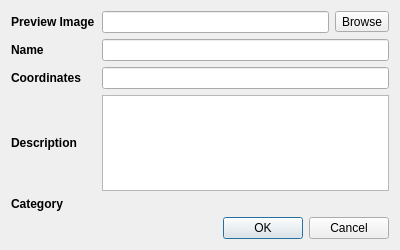
<?xml version="1.0" encoding="UTF-8"?>
<ui version="4.0">
 <class>TargetMaker</class>
 <widget class="QDialog" name="TargetMaker">
  <property name="geometry">
   <rect>
    <x>0</x>
    <y>0</y>
    <width>400</width>
    <height>250</height>
   </rect>
  </property>
  <property name="windowTitle">
   <string>Dialog</string>
  </property>
  <layout class="QVBoxLayout" name="verticalLayout">
   <item>
    <layout class="QHBoxLayout" name="horizontalLayout">
     <item>
      <widget class="QLabel" name="imageLabel">
       <property name="minimumSize">
        <size>
         <width>85</width>
         <height>0</height>
        </size>
       </property>
       <property name="font">
        <font>
         <weight>75</weight>
         <bold>true</bold>
        </font>
       </property>
       <property name="text">
        <string>Preview Image</string>
       </property>
      </widget>
     </item>
     <item>
      <widget class="QLineEdit" name="fileInput"/>
     </item>
     <item>
      <widget class="QToolButton" name="toolButton">
       <property name="text">
        <string>Browse</string>
       </property>
      </widget>
     </item>
    </layout>
   </item>
   <item>
    <layout class="QHBoxLayout" name="nameContainer">
     <item>
      <widget class="QLabel" name="nameLabel">
       <property name="minimumSize">
        <size>
         <width>85</width>
         <height>0</height>
        </size>
       </property>
       <property name="font">
        <font>
         <weight>75</weight>
         <bold>true</bold>
        </font>
       </property>
       <property name="text">
        <string>Name</string>
       </property>
      </widget>
     </item>
     <item>
      <widget class="QLineEdit" name="nameInput"/>
     </item>
    </layout>
   </item>
   <item>
    <layout class="QHBoxLayout" name="coordinateContainer">
     <item>
      <widget class="QLabel" name="coordinateLabel">
       <property name="minimumSize">
        <size>
         <width>85</width>
         <height>0</height>
        </size>
       </property>
       <property name="font">
        <font>
         <weight>75</weight>
         <bold>true</bold>
        </font>
       </property>
       <property name="text">
        <string>Coordinates</string>
       </property>
      </widget>
     </item>
     <item>
      <widget class="QLineEdit" name="coordinateInput"/>
     </item>
    </layout>
   </item>
   <item>
    <layout class="QHBoxLayout" name="descriptionContainer">
     <item>
      <widget class="QLabel" name="descriptionLabel">
       <property name="minimumSize">
        <size>
         <width>85</width>
         <height>0</height>
        </size>
       </property>
       <property name="font">
        <font>
         <weight>75</weight>
         <bold>true</bold>
        </font>
       </property>
       <property name="text">
        <string>Description</string>
       </property>
      </widget>
     </item>
     <item>
      <widget class="QTextEdit" name="descriptionInput"/>
     </item>
    </layout>
   </item>
   <item>
    <layout class="QHBoxLayout" name="categoryContainer">
     <item>
      <widget class="QLabel" name="categoryLabel">
       <property name="minimumSize">
        <size>
         <width>85</width>
         <height>0</height>
        </size>
       </property>
       <property name="font">
        <font>
         <weight>75</weight>
         <bold>true</bold>
        </font>
       </property>
       <property name="text">
        <string>Category</string>
       </property>
      </widget>
     </item>
    </layout>
   </item>
   <item>
    <widget class="QDialogButtonBox" name="buttonBox">
     <property name="orientation">
      <enum>Qt::Horizontal</enum>
     </property>
     <property name="standardButtons">
      <set>QDialogButtonBox::Cancel|QDialogButtonBox::Ok</set>
     </property>
    </widget>
   </item>
  </layout>
 </widget>
 <resources/>
 <connections>
  <connection>
   <sender>buttonBox</sender>
   <signal>accepted()</signal>
   <receiver>TargetMaker</receiver>
   <slot>accept()</slot>
   <hints>
    <hint type="sourcelabel">
     <x>248</x>
     <y>254</y>
    </hint>
    <hint type="destinationlabel">
     <x>157</x>
     <y>274</y>
    </hint>
   </hints>
  </connection>
  <connection>
   <sender>buttonBox</sender>
   <signal>rejected()</signal>
   <receiver>TargetMaker</receiver>
   <slot>reject()</slot>
   <hints>
    <hint type="sourcelabel">
     <x>316</x>
     <y>260</y>
    </hint>
    <hint type="destinationlabel">
     <x>286</x>
     <y>274</y>
    </hint>
   </hints>
  </connection>
 </connections>
</ui>
